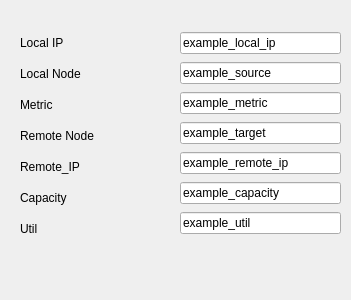
<?xml version="1.0" encoding="UTF-8"?>
<ui version="4.0">
 <class>link_info</class>
 <widget class="QWidget" name="link_info">
  <property name="windowModality">
   <enum>Qt::WindowModal</enum>
  </property>
  <property name="geometry">
   <rect>
    <x>0</x>
    <y>0</y>
    <width>351</width>
    <height>300</height>
   </rect>
  </property>
  <property name="focusPolicy">
   <enum>Qt::ClickFocus</enum>
  </property>
  <property name="contextMenuPolicy">
   <enum>Qt::NoContextMenu</enum>
  </property>
  <property name="windowTitle">
   <string/>
  </property>
  <widget class="QWidget" name="verticalLayoutWidget">
   <property name="geometry">
    <rect>
     <x>20</x>
     <y>30</y>
     <width>151</width>
     <height>211</height>
    </rect>
   </property>
   <layout class="QVBoxLayout" name="label_layout">
    <item>
     <widget class="QLabel" name="local_ip_lbl">
      <property name="text">
       <string>Local IP</string>
      </property>
     </widget>
    </item>
    <item>
     <widget class="QLabel" name="souce_lbl">
      <property name="text">
       <string>Local Node</string>
      </property>
     </widget>
    </item>
    <item>
     <widget class="QLabel" name="metric_lbl">
      <property name="text">
       <string>Metric</string>
      </property>
     </widget>
    </item>
    <item>
     <widget class="QLabel" name="target_lbl">
      <property name="text">
       <string>Remote Node</string>
      </property>
     </widget>
    </item>
    <item>
     <widget class="QLabel" name="remote_ip">
      <property name="text">
       <string>Remote_IP</string>
      </property>
     </widget>
    </item>
    <item>
     <widget class="QLabel" name="capacity_lbl">
      <property name="text">
       <string>Capacity</string>
      </property>
     </widget>
    </item>
    <item>
     <widget class="QLabel" name="util_lb">
      <property name="text">
       <string>Util</string>
      </property>
     </widget>
    </item>
   </layout>
  </widget>
  <widget class="QWidget" name="verticalLayoutWidget_2">
   <property name="geometry">
    <rect>
     <x>180</x>
     <y>30</y>
     <width>161</width>
     <height>211</height>
    </rect>
   </property>
   <layout class="QVBoxLayout" name="text_layout">
    <item>
     <widget class="QLineEdit" name="local_ip_txt">
      <property name="text">
       <string>example_local_ip</string>
      </property>
     </widget>
    </item>
    <item>
     <widget class="QLineEdit" name="source_txt">
      <property name="text">
       <string>example_source</string>
      </property>
     </widget>
    </item>
    <item>
     <widget class="QLineEdit" name="metric_txt">
      <property name="text">
       <string>example_metric</string>
      </property>
     </widget>
    </item>
    <item>
     <widget class="QLineEdit" name="target_txt">
      <property name="text">
       <string>example_target</string>
      </property>
     </widget>
    </item>
    <item>
     <widget class="QLineEdit" name="remote_ip_txt">
      <property name="text">
       <string>example_remote_ip</string>
      </property>
     </widget>
    </item>
    <item>
     <widget class="QLineEdit" name="capacity_txt">
      <property name="text">
       <string>example_capacity</string>
      </property>
     </widget>
    </item>
    <item>
     <widget class="QLineEdit" name="util_txt">
      <property name="text">
       <string>example_util</string>
      </property>
     </widget>
    </item>
   </layout>
  </widget>
 </widget>
 <resources/>
 <connections/>
</ui>
